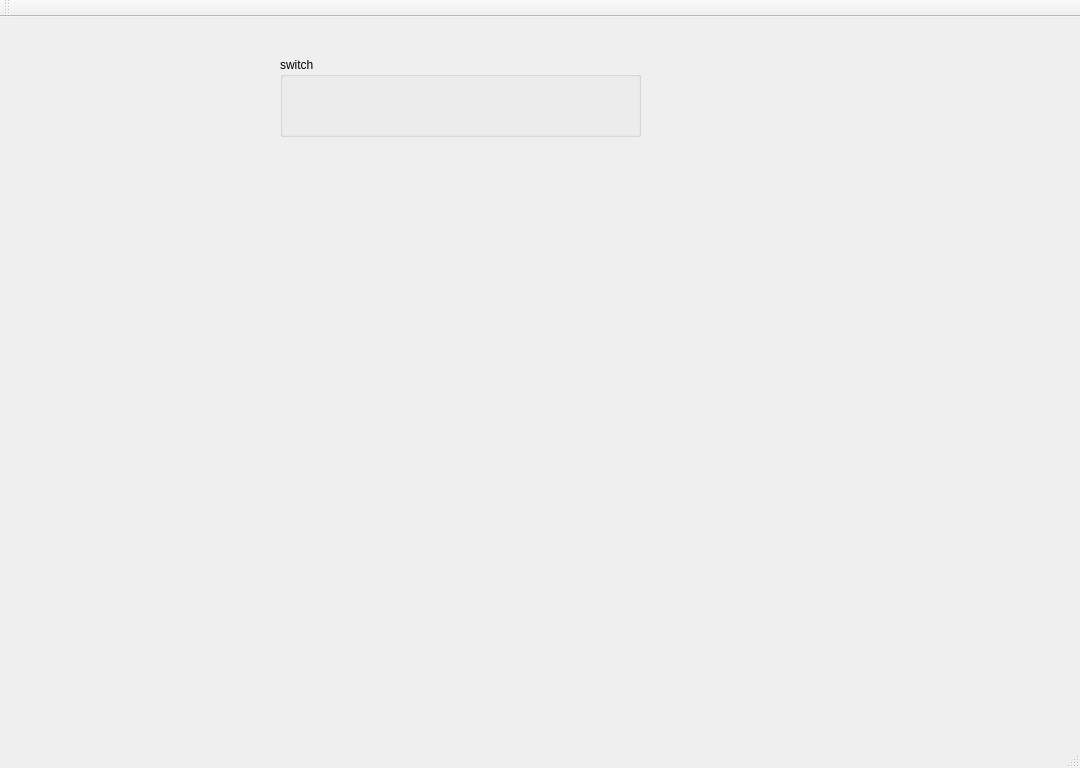
<?xml version="1.0" encoding="UTF-8"?>
<ui version="4.0">
 <class>MainWindow</class>
 <widget class="QMainWindow" name="MainWindow">
  <property name="geometry">
   <rect>
    <x>0</x>
    <y>0</y>
    <width>1080</width>
    <height>768</height>
   </rect>
  </property>
  <property name="windowTitle">
   <string>MainWindow</string>
  </property>
  <widget class="QWidget" name="centralWidget">
   <widget class="QGroupBox" name="switchBox">
    <property name="geometry">
     <rect>
      <x>280</x>
      <y>40</y>
      <width>361</width>
      <height>80</height>
     </rect>
    </property>
    <property name="title">
     <string>switch</string>
    </property>
   </widget>
  </widget>
  <widget class="QMenuBar" name="menuBar">
   <property name="geometry">
    <rect>
     <x>0</x>
     <y>0</y>
     <width>1080</width>
     <height>26</height>
    </rect>
   </property>
  </widget>
  <widget class="QToolBar" name="mainToolBar">
   <attribute name="toolBarArea">
    <enum>TopToolBarArea</enum>
   </attribute>
   <attribute name="toolBarBreak">
    <bool>false</bool>
   </attribute>
  </widget>
  <widget class="QStatusBar" name="statusBar"/>
 </widget>
 <layoutdefault spacing="6" margin="11"/>
 <resources/>
 <connections/>
</ui>
